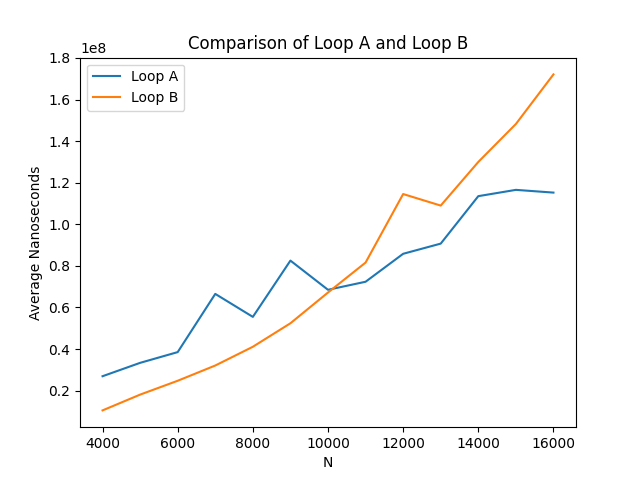

This figure's Python source:
import matplotlib.pyplot as plt
import numpy as np
 
with open('data.txt') as f:
    lines = (line for line in f if not line.startswith('#'))
    X,_,_,_,_,_,_,_,_,_,_,A,_,_,_,_,_,_,_,_,_,_,B = np.loadtxt(lines, unpack=True)
 
plt.plot(X, A, label="Loop A")
plt.plot(X, B, label="Loop B")
plt.legend()
plt.title('Comparison of Loop A and Loop B')
plt.xlabel('N')
plt.ylabel('Average Nanoseconds')
#plt.show()
plt.savefig('timing.png')

print('Execution complete. Look for "timing.png" in the project directory.')